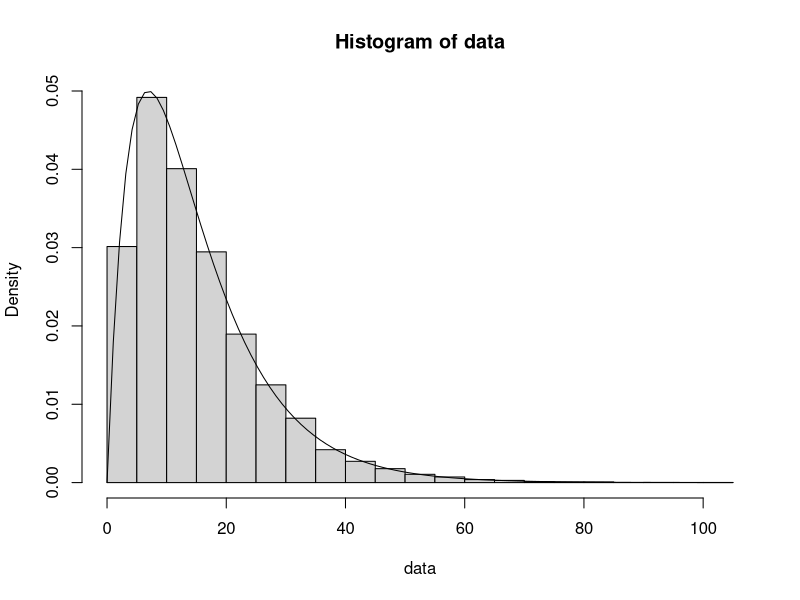

Write the R code that produced this figure.
## ---- chunk 1
# 1a

# cdf(t) = 0.2e^-0.1t - 0.2e^-0.2t
density <- function(t) { 0.2 * exp(-0.1 * t) - 0.2 * exp(-0.2 * t) }

p_lt_15 = 1 - integrate(density, lower=0, upper=15)$value

# 1bi, 1bii
data = replicate(10000, max(-10 * log(runif(2))))

# 1biii
hist(data, probability=T)
curve(density, add=T)

# 1biv
mean(data)
15 - mean(data)

# 1bv
p_lt_15_est = sum(data >= 15) / length(data)

p_lt_15 - p_lt_15_est 


# 1bvi
for (i in 1:4) {
	data = replicate(10000, max(-10 * log(runif(2))))
	print(mean(data)) 
	print(sum(data >= 15) / length(data))
}
